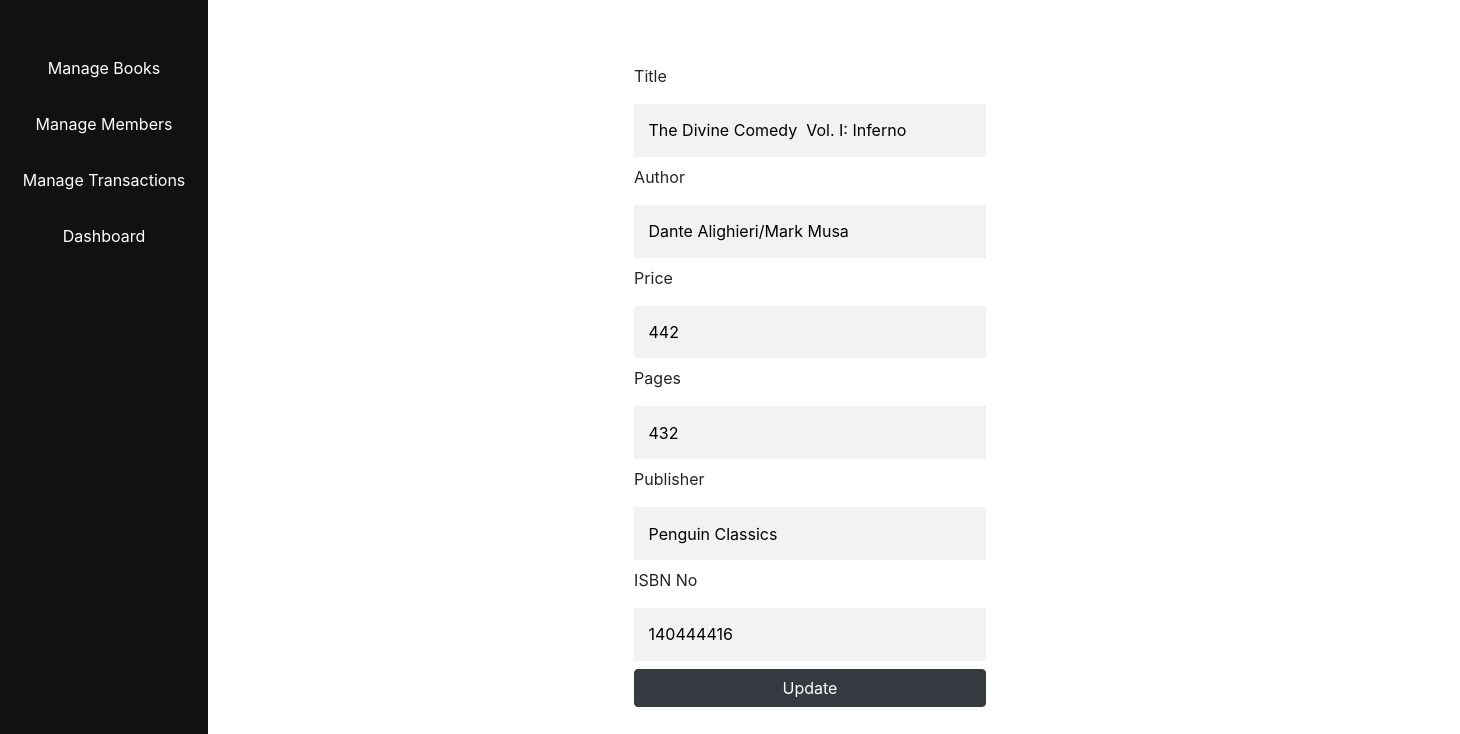
The page /book/update-book/8 on the database its author committed.
### models.py (models this page shows)
class Book(db.Model):
    __tablename__ = 'books'
    id = db.Column(db.Integer, primary_key=True,autoincrement=True)
    title = db.Column(db.String(80), unique=True, nullable=False)
    author = db.Column(db.String(80),nullable=False)
    price = db.Column(db.Integer(),nullable=False)
    publisher = db.Column(db.String(80),nullable=False)
    pages = db.Column(db.Integer())
    isbn = db.Column(db.Integer(),nullable=False)

### views/bookmanager/BookManager.py (the view, shortened to what this page needs)
@bookmanager_bp.route('/update-book/<id>',methods=('GET','POST'))
def update_book(id):
    book = Book.query.get(id)
    if id and not request.form:
        return render_template("updatebook.html",book=book)

### views/bookmanager/templates/BookManager/updatebook.html (shortened to what this page needs)
{% extends 'base.html' %}
{% block content %}
<div class="update-book-container">
<form method="post" action="{{ url_for('bookmanager_bp.update_book',id=book.id) }}" class="update-book-form">
    <div>
        <label>Title</label>
        <input type="text" id="title" name="title" value='{{ book.title}}' required/>
    </div>
    <div>
        <label>Author</label>
        <input type="text" id="author" name="author" value='{{ book.author}}' required/>
    </div>
    <div>
        <label>Price</label>
        <input type="number" id="price" name="price" min="1" max="1000" value='{{ book.price}}' required>
    </div>
    <div>
        <label>Pages</label>
        <input type="number" id="pages" name="pages" min="1" max="800" value='{{ book.pages}}' required>
    </div>
    <div>
        <label>Publisher</label>
        <input type="text" id="publisher" name="publisher" value='{{ book.publisher}}' />
    </div>
    <div>
        <label>ISBN No</label>
        <input type="number" id="isbn" name="isbn" min="10000000" max="99999999999" value='{{ book.isbn}}' required>
    </div>
    <button class="btn btn-dark" type="submit">Update</button>
</form>
</div>
{% endblock %}

### static/css/style.css (style rules this page uses)
.add-book-container, .add-member-container, .update-book-container { width: 80rem; margin:0rem auto; display: flex; }
.update-book-form { display:flex; min-width:20rem; margin:4rem auto; flex-direction: column; }
.add-book-form input, .add-member-form input,.update-book-form input { outline: 0; background: #f2f2f2; width: 100%; border: 0; margin: 0.5rem 0; padding: 0.9rem; box-sizing: border-box; font-size: 1rem; }

### rows shown on the page
Book: title "The Divine Comedy Vol. I: Inferno", author "Dante Alighieri/Mark Musa", price "442", pages "432", publisher "Penguin Classics", isbn "140444416"
